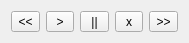
<?xml version="1.0" encoding="UTF-8"?>
<ui version="4.0">
 <class>PlaybackControls</class>
 <widget class="QWidget" name="PlaybackControls">
  <property name="enabled">
   <bool>true</bool>
  </property>
  <property name="geometry">
   <rect>
    <x>0</x>
    <y>0</y>
    <width>189</width>
    <height>37</height>
   </rect>
  </property>
  <property name="sizePolicy">
   <sizepolicy hsizetype="Minimum" vsizetype="Minimum">
    <horstretch>0</horstretch>
    <verstretch>0</verstretch>
   </sizepolicy>
  </property>
  <property name="minimumSize">
   <size>
    <width>0</width>
    <height>0</height>
   </size>
  </property>
  <property name="contextMenuPolicy">
   <enum>Qt::NoContextMenu</enum>
  </property>
  <property name="windowTitle">
   <string notr="true">Form</string>
  </property>
  <layout class="QHBoxLayout" name="horizontalLayout_2">
   <item>
    <widget class="QToolButton" name="prevButton">
     <property name="sizePolicy">
      <sizepolicy hsizetype="Minimum" vsizetype="Minimum">
       <horstretch>0</horstretch>
       <verstretch>0</verstretch>
      </sizepolicy>
     </property>
     <property name="focusPolicy">
      <enum>Qt::NoFocus</enum>
     </property>
     <property name="contextMenuPolicy">
      <enum>Qt::NoContextMenu</enum>
     </property>
     <property name="text">
      <string>&lt;&lt;</string>
     </property>
    </widget>
   </item>
   <item>
    <widget class="QToolButton" name="playButton">
     <property name="sizePolicy">
      <sizepolicy hsizetype="Minimum" vsizetype="Minimum">
       <horstretch>0</horstretch>
       <verstretch>0</verstretch>
      </sizepolicy>
     </property>
     <property name="focusPolicy">
      <enum>Qt::NoFocus</enum>
     </property>
     <property name="contextMenuPolicy">
      <enum>Qt::NoContextMenu</enum>
     </property>
     <property name="text">
      <string>&gt;</string>
     </property>
    </widget>
   </item>
   <item>
    <widget class="QToolButton" name="pauseButton">
     <property name="sizePolicy">
      <sizepolicy hsizetype="Minimum" vsizetype="Minimum">
       <horstretch>0</horstretch>
       <verstretch>0</verstretch>
      </sizepolicy>
     </property>
     <property name="focusPolicy">
      <enum>Qt::NoFocus</enum>
     </property>
     <property name="contextMenuPolicy">
      <enum>Qt::NoContextMenu</enum>
     </property>
     <property name="text">
      <string>||</string>
     </property>
    </widget>
   </item>
   <item>
    <widget class="QToolButton" name="stopButton">
     <property name="sizePolicy">
      <sizepolicy hsizetype="Minimum" vsizetype="Minimum">
       <horstretch>0</horstretch>
       <verstretch>0</verstretch>
      </sizepolicy>
     </property>
     <property name="focusPolicy">
      <enum>Qt::NoFocus</enum>
     </property>
     <property name="contextMenuPolicy">
      <enum>Qt::NoContextMenu</enum>
     </property>
     <property name="text">
      <string>x</string>
     </property>
    </widget>
   </item>
   <item>
    <widget class="QToolButton" name="nextButton">
     <property name="sizePolicy">
      <sizepolicy hsizetype="Minimum" vsizetype="Minimum">
       <horstretch>0</horstretch>
       <verstretch>0</verstretch>
      </sizepolicy>
     </property>
     <property name="focusPolicy">
      <enum>Qt::NoFocus</enum>
     </property>
     <property name="contextMenuPolicy">
      <enum>Qt::NoContextMenu</enum>
     </property>
     <property name="text">
      <string>&gt;&gt;</string>
     </property>
    </widget>
   </item>
  </layout>
 </widget>
 <resources/>
 <connections/>
</ui>
